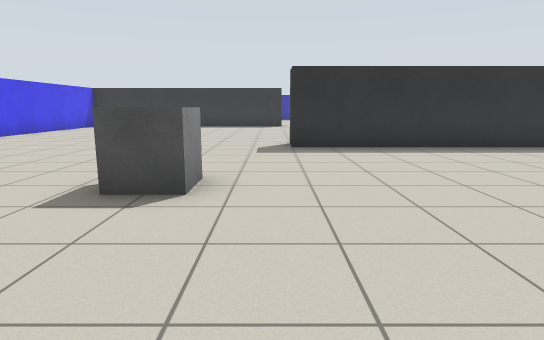
[1] (above)

16 first-person views from a walk through a Gazebo world. The camera is 1 m above the floor, tilts 10° down and sees 75° across. The floor is counted in squares, 1 m on a side. Each view is taken from the middle of a square. On the plan, view 1 faces up. The plan holds only what a view shows up to about 13 squares ahead; the rest is blank.

[2]
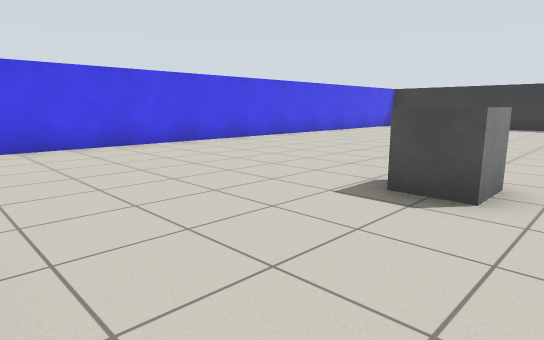

[3]
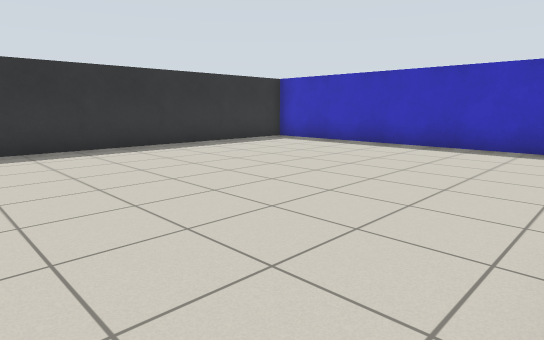

[4]
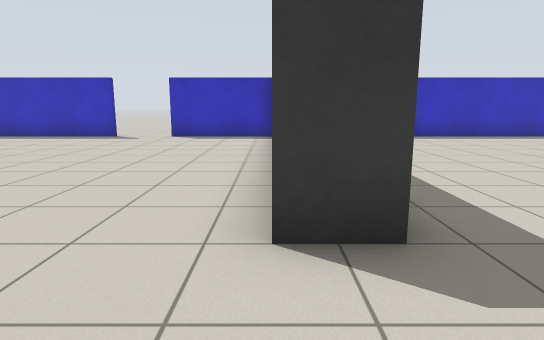

[5]
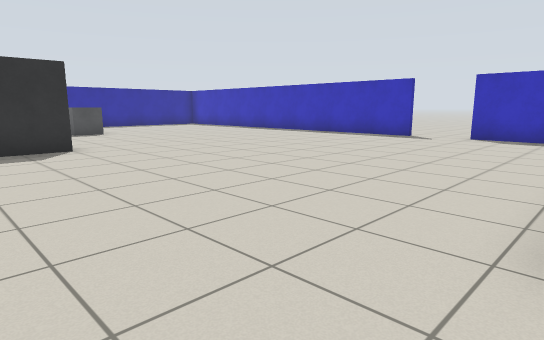

[6]
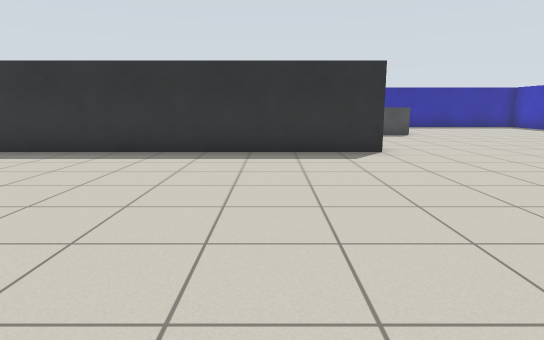

[7]
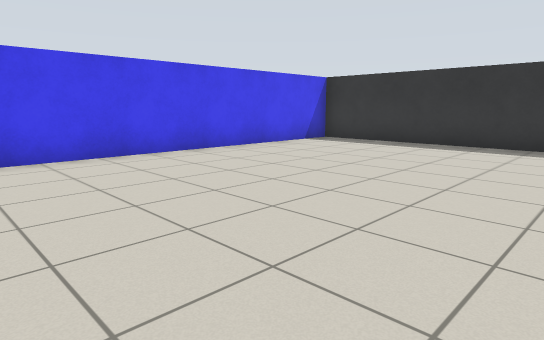

[8]
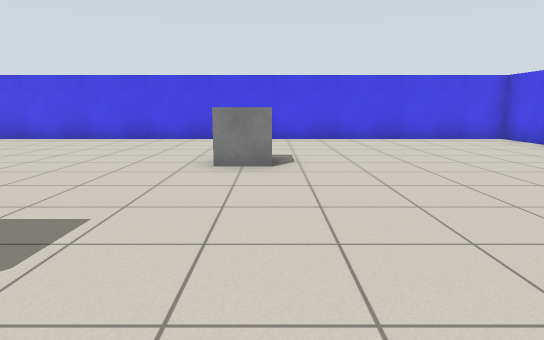

[9]
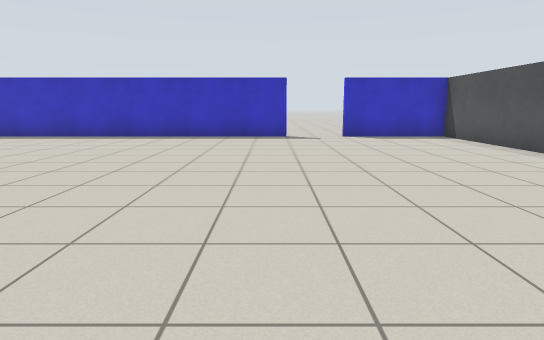

[10]
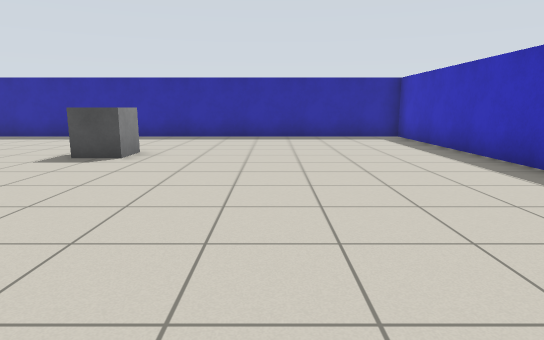

[11]
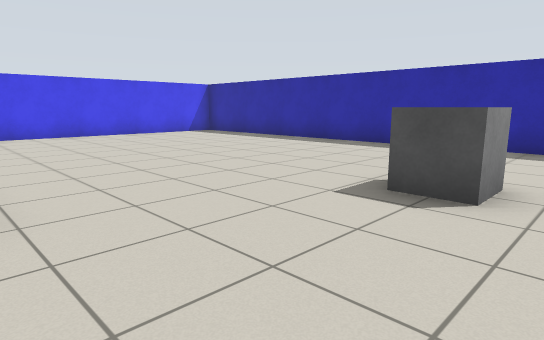

[12]
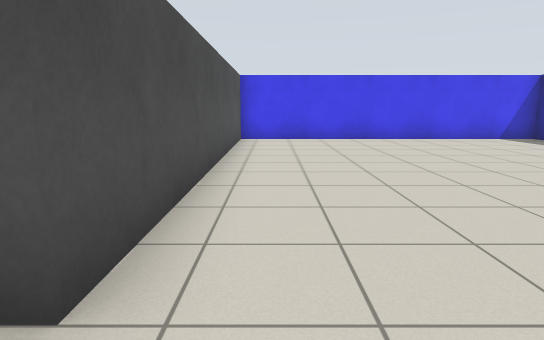

[13]
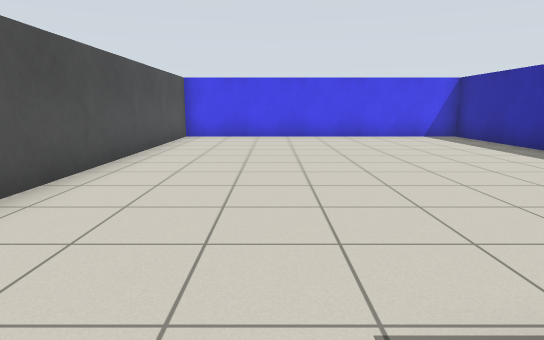

[14]
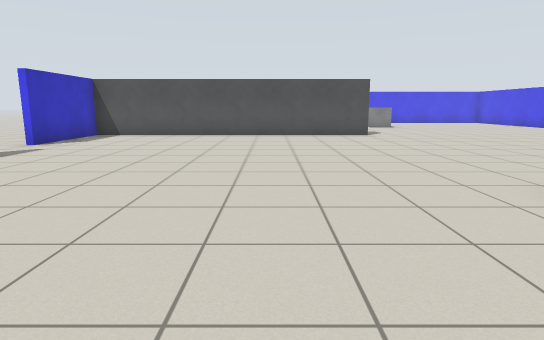

[15]
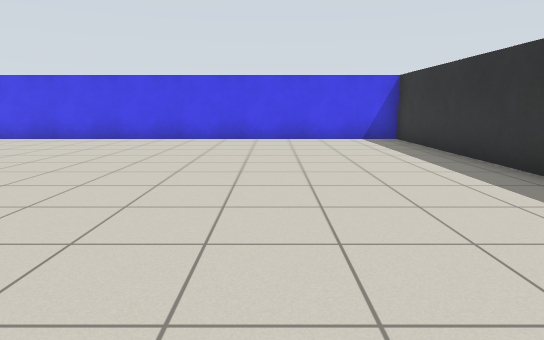

[16]
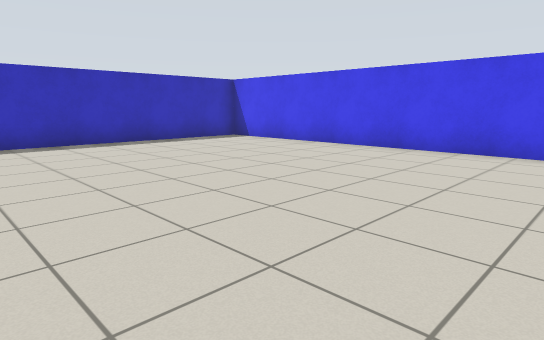

### Floor plan
Points are (right, up) in squares from view 1. A wall is a line through its corners. A room is listed if a view was taken in it or the views show most of it. See-through windows are left out.
Room 1 (views 1, 2, 3, 4, 5, 6, 7, 8, 9, 10, 11, 12, 13, 14, 15, 16)
walls: (0.6, 19) (-9.4, 19) (-9.4, -0.4) (10.4, -0.4) (10.4, 9) (0.5, 9) (0.5, 10) (10.4, 10) (10.4, 13.5); (10.4, 15.4) (10.4, 29.4) (-9.4, 29.4) (-9.4, 20) (0.6, 20)
ways out: opening at (10, 14.5)
objects: grey box (-2, 4) to (-1, 5); grey box (2, 24) to (3, 25)

Where each view was taken, in squares from view 1:
view 1: 0 up, 0 right, facing up
view 2: 0 up, 0 right, facing up-left
view 3: 0 up, 1 right, facing up-right
view 4: 10 up, 2 left, facing right
view 5: 10 up, 2 left, facing up-right
view 6: 11 up, 2 left, facing up
view 7: 9 up, 2 left, facing up-left
view 8: 11 up, 2 left, facing down
view 9: 16 up, 2 left, facing right
view 10: 17 up, 6 right, facing up
view 11: 20 up, 4 right, facing up-left
view 12: 21 up, 2 right, facing left
view 13: 23 up, 3 right, facing left
view 14: 23 up, 4 right, facing down
view 15: 15 up, 2 right, facing left
view 16: 8 up, 0 right, facing down-right
